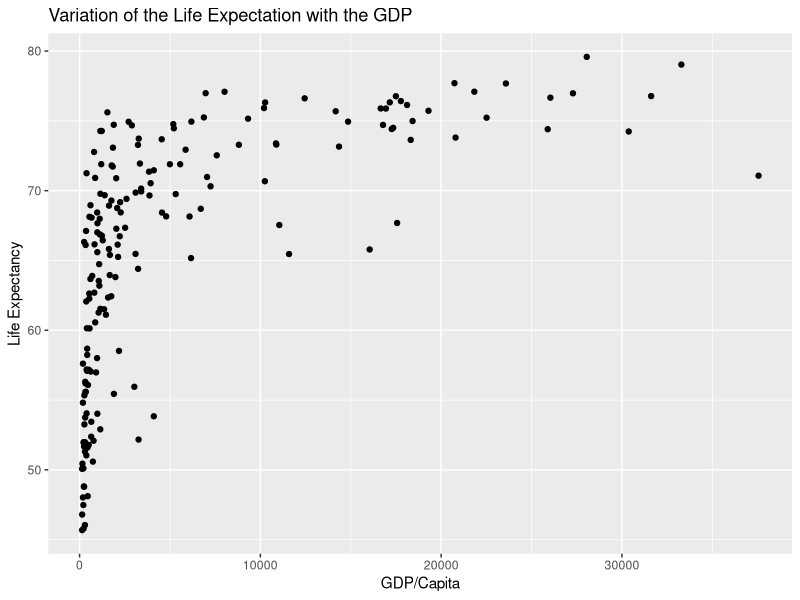
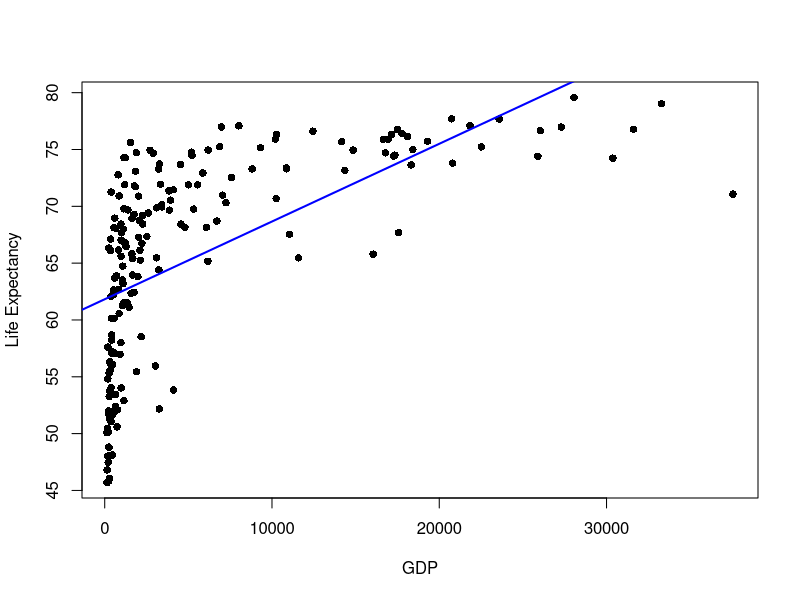
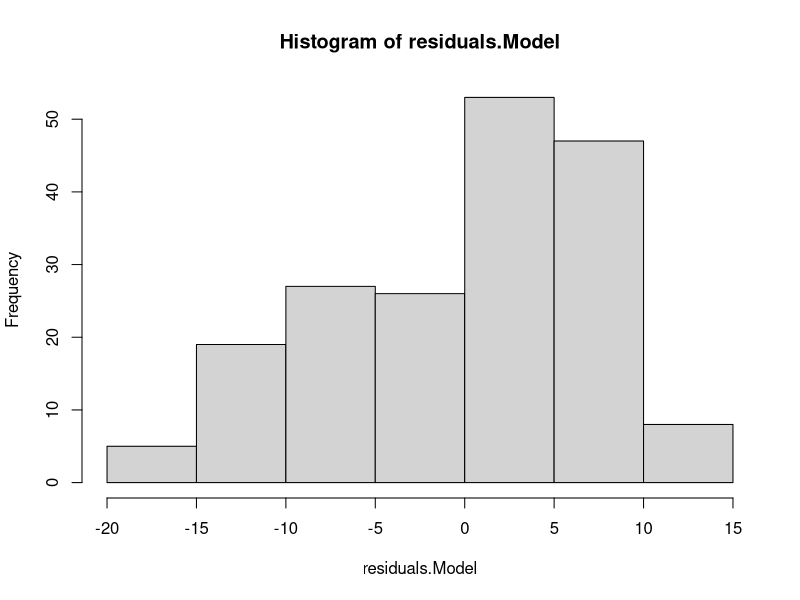
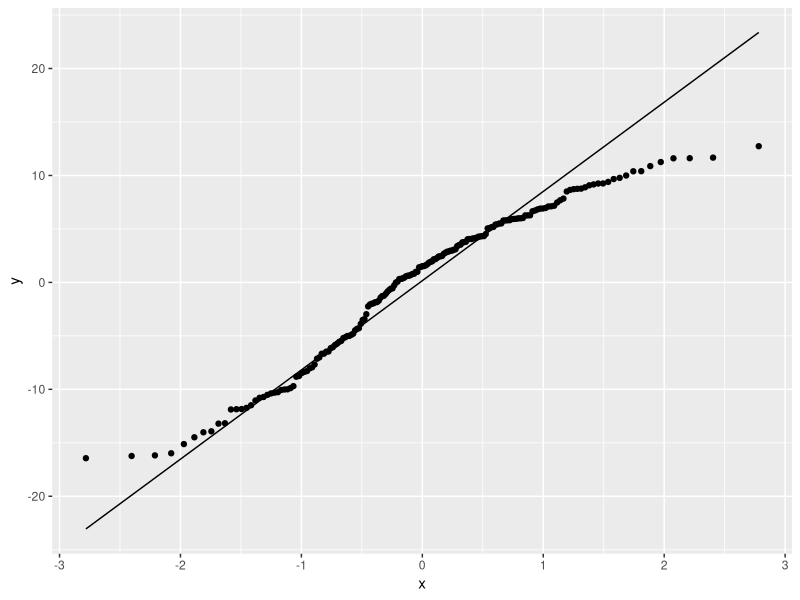
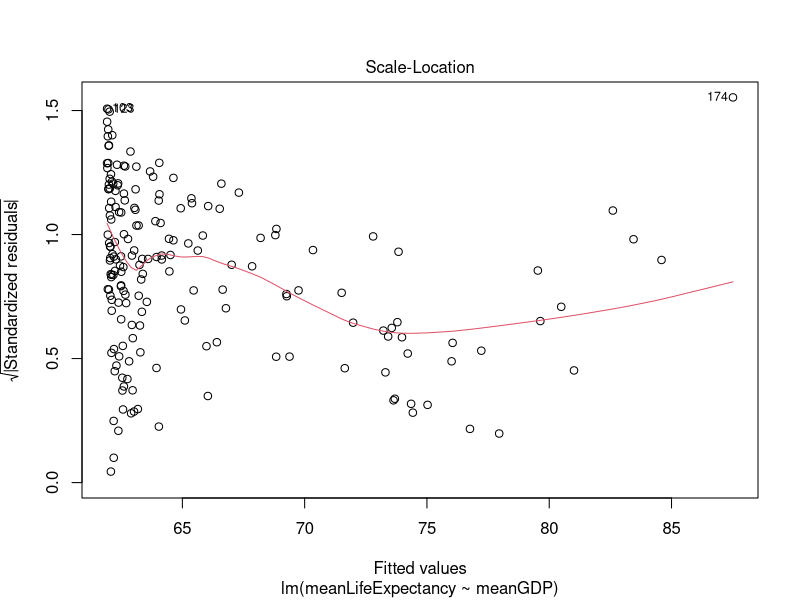
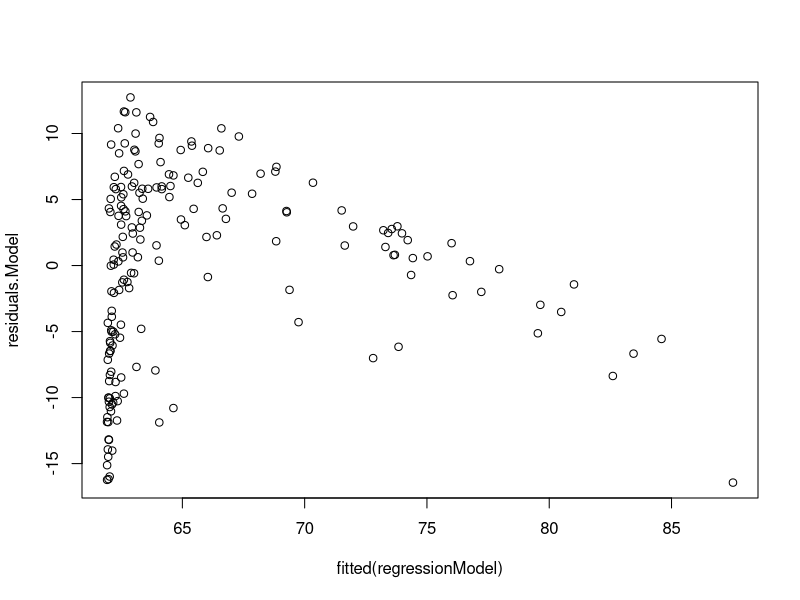

Recreate these plots in R, in order. (Note: this script raises an error after producing the figures.)
library(dslabs)
library(dplyr)
library(ggplot2)
library(car)

# The workflow should be something like:
# - Choose a research question and statistical test
# - Choose some scenarios
# - For each scenario, generate lots of possible datasets and evaluate each one using
# your statistical test
# - Evaluate power and size across all of the datasets you generated for that scenario

# Research Question:
# Is life expectancy greater in countries with higher GDPs per capita?

# 1 Parametric test
# Simple Regression

# 1 Non-parametric test
# 



# Data Preparation --------------------------------------------------------

# Load gapminder dataset
data(gapminder)

# Selecting only the useful parameters for the proposed research
subGapMinder <- subset(gapminder, select = c(country, year, life_expectancy,
                                             population, gdp))

# Removing missing data
subGapMinder <- na.omit(subGapMinder)

# Adding the GDP per capita
subGapMinder <- mutate(subGapMinder, gdp_per_capita = gdp / population)

# Calculate the mean GDP and Life Expectancy by country over the years
subGapMinder.summary <- subGapMinder %>% group_by(country) %>%
  summarise(meanGDP = mean(gdp_per_capita), 
            meanLifeExpectancy = mean(life_expectancy))
View(subGapMinder.summary)

# Variation of the Life Expectation with the GDP
subGapMinder.summary %>% select(meanGDP, meanLifeExpectancy) %>%
  ggplot(.) +
  geom_point(aes(x = meanGDP, y = meanLifeExpectancy)) +
  labs(x = "GDP/Capita", y = "Life Expectancy",
       title = "Variation of the Life Expectation with the GDP")
  
# # Variation of the life and gdp over the years
# subGapMinder %>% filter(country == "Algeria") %>%
#   select(life_expectancy, year, gdp_per_capita) %>%
#   ggplot(., aes(x = year)) +
#   geom_point(aes(y = gdp_per_capita, colour = "GDP/Capita")) +
#   geom_point(aes(y = life_expectancy * 20, colour = "Life Expectancy")) +
#   scale_y_continuous(sec.axis = sec_axis(~./20, name = "Life Expectancy")) +
#   scale_colour_manual(values = c("red", "blue")) +
#   labs(x = "Year", y = "GDP Per Capita", colour = "Parameter") +
#   theme(legend.position = c(0.14, 0.9))


# Simple Regression -------------------------------------------------------

# Fit the model
regressionModel <- lm(meanLifeExpectancy ~ meanGDP, data = subGapMinder.summary)
summary(regressionModel)

# Plot data with the best fit line
plot(meanLifeExpectancy ~ meanGDP, data = subGapMinder.summary, pch = 16,
     xlab = "GDP", ylab = "Life Expectancy")
abline(regressionModel, col = "blue", lwd = 2)

# Assumptions -------------------------------------------------------------

residuals.Model <- residuals(regressionModel)

# 1_Normality of Residuals

# Residuals Histogram
hist(residuals.Model)

# QQNorm shows that the residuals are normally distributed
ggplot() +
  geom_qq(aes(sample = residuals.Model)) +
  geom_qq_line(aes(sample = residuals.Model))

# Shapiro Test for normality of residuals
# H0 normally distributed values
# In this case reject the H0
shapiro.test(residuals.Model)

# 2_Homogeneity of variances

# scale-location proves the equality of variance
# In our case not so much
plot(regressionModel, which = 3)

# 3_Auto-Correlation

# Durbin-Watson Test
# H0: Resiuals are not linearly auto-correlated
# 2.1 < 2.5 indicates no auto-correlation
durbinWatsonTest(residuals.Model)


# 4_Linear Relationship

# The residuals are not independent of the fitted values.
# In this case, the model needs to be modified in order to describe the data well.
# There's no linearity between the dependent and independent variables
# We are supposed to have a linear relationship => assumption violated
# Model is not the best fit
plot(fitted(regressionModel), residuals.Model)

View(gapminder)




# Distributions -----------------------------------------------------------

# exponential distribution for the GDP/Capita
randExp <- rexp(1e3, 1/gdp.per.capita.mean)
mean(randExp)
gdp.per.capita.mean
sd(randExp)
gdp.per.capita.sd
hist(randExp, xlim = c(0, 60000), col = "darkorange")

# beta distribution for the life expectancy
xt <- subGapMinder$life_expectancy / ( max( subGapMinder$life_expectancy ) + .0001 )
fit.beta <- fitdistr(xt, "beta", start = list(shape1 = 2, shape2 = 5))
x.beta <- rbeta(1e3,fit.beta$estimate[[1]],fit.beta$estimate[[2]])
x.beta <- x.beta * ( max( subGapMinder$life_expectancy ) + .0001 )
hist(x.beta)
mean(x.beta)
life.expect.mean
sd(x.beta)
life.expect.sd
